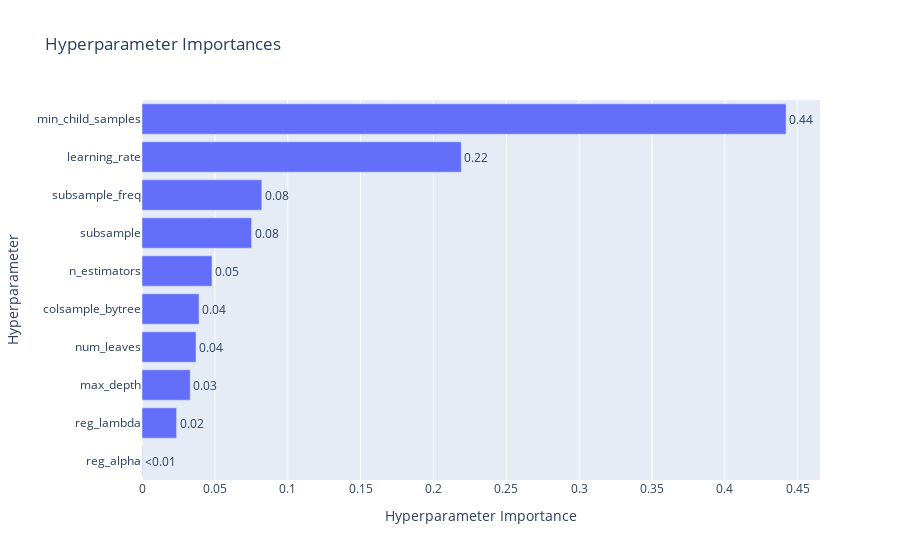

Source (notebook cell):
### Code cell
optuna.visualization.plot_param_importances(study_lgbm)

### Figure 1 — Plotly figure (JSON) as saved in the notebook; plotly's stock layout.template omitted (floating-point values rounded to 4 significant figures)
{"data": [{"cliponaxis": false, "hovertemplate": ["reg_alpha (FloatDistribution): 0.00025120505121958213<extra></extra>", "reg_lambda (FloatDistribution): 0.023760001399511097<extra></extra>", "max_depth (IntDistribution): 0.03309915930824641<extra></extra>", "num_leaves (IntDistribution): 0.037071851664960714<extra></extra>", "colsample_bytree (FloatDistribution): 0.039171936044266775<extra></extra>", "n_estimators (IntDistribution): 0.04804100668496361<extra></extra>", "subsample (FloatDistribution): 0.07521752268891045<extra></extra>", "subsample_freq (IntDistribution): 0.08223134162349693<extra></extra>", "learning_rate (FloatDistribution): 0.2191279255590534<extra></extra>", "min_child_samples (IntDistribution): 0.442028049975371<extra></extra>"], "name": "Objective Value", "orientation": "h", "text": ["<0.01", "0.02", "0.03", "0.04", "0.04", "0.05", "0.08", "0.08", "0.22", "0.44"], "textposition": "outside", "type": "bar", "x": [0.0002512, 0.02376, 0.0331, 0.03707, 0.03917, 0.04804, 0.07522, 0.08223, 0.2191, 0.442], "y": ["reg_alpha", "reg_lambda", "max_depth", "num_leaves", "colsample_bytree", "n_estimators", "subsample", "subsample_freq", "learning_rate", "min_child_samples"]}], "layout": {"title": {"text": "Hyperparameter Importances"}, "xaxis": {"title": {"text": "Hyperparameter Importance"}}, "yaxis": {"title": {"text": "Hyperparameter"}}}}
